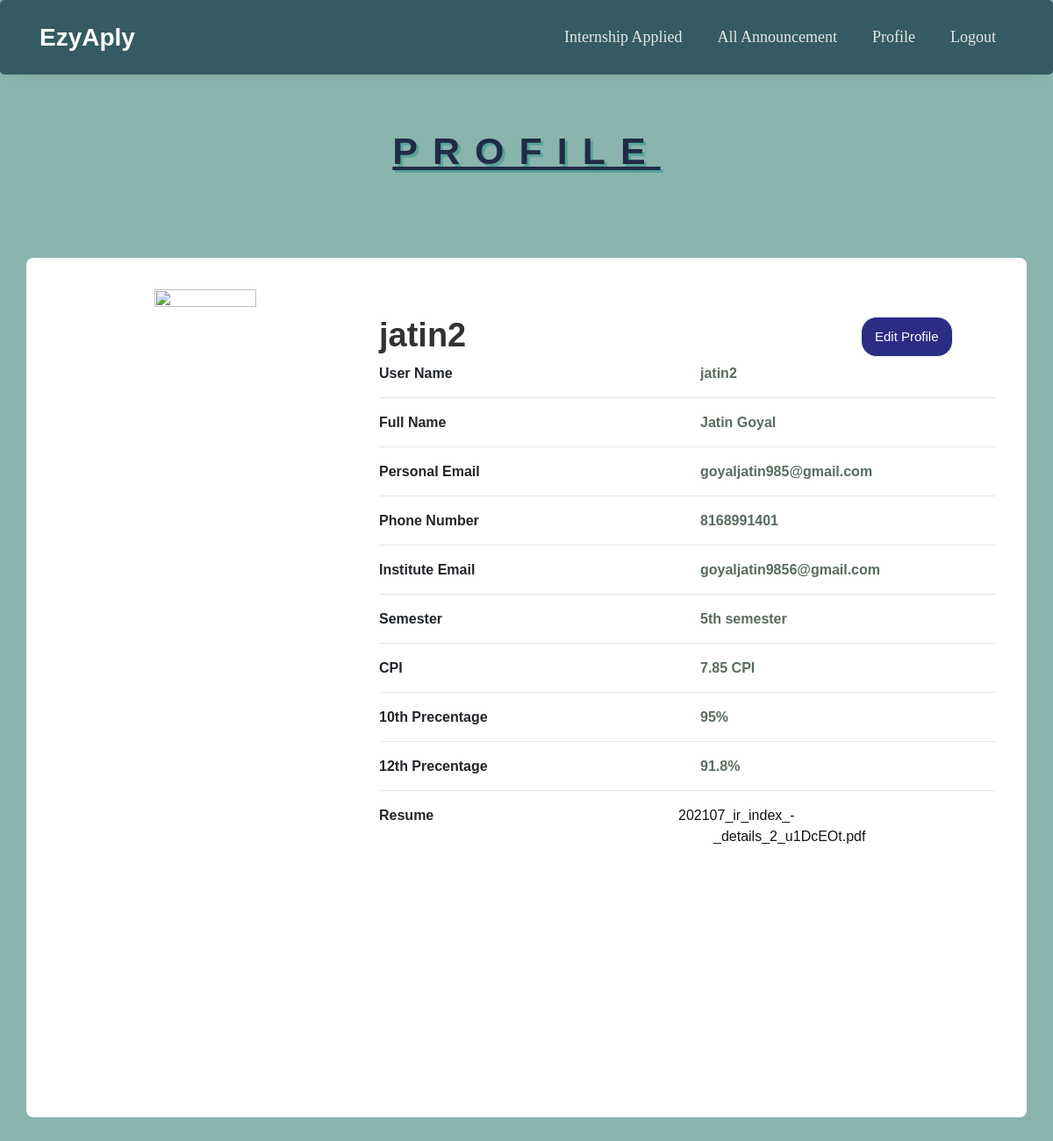
The page /profile (signed in) on the database its author committed.
### ezyaplyapp/models.py (models this page shows)
class Profile(models.Model):
    p_id=models.AutoField(primary_key=True)
    user = models.ForeignKey(User,on_delete=models.CASCADE)
    user_name=models.CharField(max_length=500,null=True)
    user_email=models.EmailField(null=True, blank=True)
    phone_number=models.CharField(max_length=200,null=True)
    sem=models.CharField(max_length=200,null=True)
    cpi=models.CharField(max_length=200,null=True)
    precentage_10=models.CharField(max_length=200,null=True)
    precentage_12=models.CharField(max_length=200,null=True)
    resume=models.FileField(null=True)

### ezyaplyapp/views.py (the view)
# urls.py: path('profile',views.profile,name='profile'),
@login_required(login_url='login')
def profile(request):
    try:
        profile = Profile.objects.filter(user=request.user.id)
        print("profile", profile[0].user)
        print("hello")
        return render(request, 'profile.html', {
            'profile': profile[0],
            'user_id': request.user.id,
                'email': request.user.email,
        })
    except:
        print("hii")
        return render(request, 'add_profile.html', {'user_id': request.user.id})

### ezyaplyapp/template/profile.html (shortened to what this page needs)
<!doctype html>
{% load static %}
<html lang="en">
  <head>
	<link rel="stylesheet" href="https://stackpath.bootstrapcdn.com/font-awesome/4.7.0/css/font-awesome.min.css">
	<link rel="stylesheet" href="{% static 'navigation/css/style.css' %}">
    <link rel="stylesheet" href="https://maxcdn.bootstrapcdn.com/bootstrap/4.0.0/css/bootstrap.min.css">
    <link href="//maxcdn.bootstrapcdn.com/bootstrap/4.1.1/css/bootstrap.min.css" rel="stylesheet" id="bootstrap-css">
  </head>
  <body>
    <nav class="navbar navbar-expand-lg ftco_navbar ftco-navbar-light1" id="ftco-navbar">
        <div class="container">
            <a class="navbar-brand" href="{% url 'home' %}">EzyAply</a>
          <div class="collapse navbar-collapse" id="ftco-nav">
            <ul class="navbar-nav ml-auto">
                        <li class="nav-item"><a href="{% url 'internship_applied' user_id  %}" class="nav-link">Internship Applied</a></li>
                <li class="nav-item"><a href="all_announcements_student" class="nav-link">All Announcement</a></li>
                <li class="nav-item"><a href="profile" class="nav-link active1">Profile</a></li>
                <li class="nav-item"><a href="{% url 'logout' %}" class="nav-link">Logout</a></li>
            </ul>
          </div>
        </div>
      </nav>
      <div id="usernamediv" style="text-align:center;margin-top: 62px;">
        <h1 id="username"><span >Profile</span></h1>
    </div>
    <div class="container emp-profile">
        <form method="post">
            <div class="row">
                <div class="col-md-4">
                    <div class="profile-img">
                        <img src="https://i.stack.imgur.com/34AD2.jpg" alt=""/>
                    </div>
                </div>
                <div class="col-md-6">
                    <div class="profile-head">
                                <h5>
                                    {{profile.user}}
                                </h5>
                    </div>
                </div>
                <div class="col-md-2">
                    <a href="{% url 'edit_profile' profile.p_id %}"><button class="btn btn-primary" type="button"  style="    padding: 11px 15px;
                        font-size: 15px;
                        border-color: aliceblue;
                        border-radius: 18px;
                        background-color: #2b2d84;
                        margin-top: 31px;">Edit Profile</button></a>
                </div>
            </div>
            <div class="row">
                <div class="col-md-4">
                    <div class="profile-work">
                    </div>
                </div>
                <div class="col-md-8">
                    <div class="tab-content profile-tab" id="myTabContent">
                        <div class="tab-pane fade show active" id="home" role="tabpanel" aria-labelledby="home-tab">
                                    <div class="row">
                                        <div class="col-md-6">
                                            <label>User Name</label>
                                        </div>
                                        <div class="col-md-6">
                                            <p>{{profile.user}}</p>
                                        </div>
                                    </div>
                                    <hr style="margin-top:-1px;">
                                    <div class="row">
                                        <div class="col-md-6">
                                            <label>Full Name</label>
                                        </div>
                                        <div class="col-md-6">
                                            <p>{{profile.user_name}}</p>
                                        </div>
                                    </div>
                                    <hr style="margin-top:-1px;">
                                    <div class="row">
                                        <div class="col-md-6">
                                            <label>Personal Email</label>
                                        </div>
                                        <div class="col-md-6">
                                            <p>{{profile.user_email}}</p>
                                        </div>
                                    </div>
                                    <hr style="margin-top:-1px;">
                                    <div class="row">
                                        <div class="col-md-6">
                                            <label>Phone Number</label>
                                        </div>
                                        <div class="col-md-6">
                                            <p>{{profile.phone_number}}</p>
                                        </div>
                                    </div>
                                    <hr style="margin-top:-1px;">
                                    <div class="row">
                                        <div class="col-md-6">
                                            <label>Institute Email</label>
                                        </div>
                                        <div class="col-md-6">
                                            <p>{{email}}</p>
                                        </div>
                                    </div>
                                    <hr style="margin-top:-1px;">
                                    <div class="row">
                                        <div class="col-md-6">
                                            <label>Semester</label>
                                        </div>
                                        <div class="col-md-6">
                                            <p>{{profile.sem}} semester</p>
                                        </div>
                                    </div>
                                    <hr style="margin-top:-1px;">
                                    <div class="row">
                                        <div class="col-md-6">
                                            <label>CPI</label>
                                        </div>
                                        <div class="col-md-6">
                                            <p>{{profile.cpi}} CPI</p>
                                        </div>
                                    </div>
                                    <hr style="margin-top:-1px;">
                                    <div class="row">
                                        <div class="col-md-6">
                                            <label>10th Precentage</label>
                                        </div>
                                        <div class="col-md-6">
                                            <p>{{profile.precentage_10}}%</p>
                                        </div>
                                    </div>
                                    <hr style="margin-top:-1px;">
                                    <div class="row">
                                        <div class="col-md-6">
                                            <label>12th Precentage</label>
                                        </div>
                                        <div class="col-md-6">
                                            <p>{{profile.precentage_12}}%</p>
                                        </div>
                                    </div>
                                    <hr style="margin-top:-1px;">
                                    <div class="row">
                                        <div class="col-md-6">
                                            <label>Resume</label>
                                        </div>
                                        <div class="col-md-6">
                                            <div class="col-md-6">
                                    <a href="{{ profile.imageURL }}" download="newfilename" style="color: #131310;
                                    margin-left: -29%;">{{ profile.resume }}</a>
                                    </div>
                                    </div>
                        </div>
                    </div>
                </div>
            </div>
        </form>
    </div>
  </body>
</html>

### ezyaplyapp/template/profile.html (style rules this page uses)
body { background: #eee }
body { background: #8ab4ae; }
* { font-family: 'Montserrat', sans-serif; }
.ftco-navbar-light1 { background: #345B63; z-index: 3; padding: 10px 10px; font-size: 19px; border-radius: 5px; -webkit-box-shadow: 0px 5px 20px -17px rgb(0 0 0 / 34%); -moz-box-shadow: 0px 5px 20px -17px rgba(0, 0, 0, 0.34); box-shadow: 0px 5px 20px -17px rgb(0 0 0 / 34%); width: inherit; }
a { color: #ffffff; text-decoration: none; background-color: transparent; -webkit-text-decoration-skip: objects; }
.navbar-brand { display: inline-block; padding-top: .3125rem; padding-bottom: .3125rem; margin-right: 1rem; font-size: 1.75rem; line-height: inherit; white-space: nowrap; font-weight: 700; }
#username { text-shadow: 3px 3px #55a499; font-family: Arial, sans-serif; font-size: 43px; text-transform: uppercase; color: #202c47; letter-spacing: 17px; word-spacing: 10px; margin-bottom: 95px; text-decoration: underline; font-weight: 700; }
.ftco-navbar-light1 .navbar-nav > .nav-item > .nav-link { font-size: 18px; padding-top: 1.2rem; padding-bottom: 1.2rem; padding-left: 20px; padding-right: 20px; font-weight: 400; color: #e6e6e6; position: relative; opacity: 1 !important; font-family: Poppins-Regular; }
h5 { font-weight: bold; font-size: 28px; }
.emp-profile { padding: 3%; margin-top: 3%; margin-bottom: 3%; border-radius: 0.5rem; background: #fff; }
.profile-img { text-align: center; }
.profile-img img { width: 70%; height: 100%; }
.profile-head h5 { color: #333; }
.profile-work { padding: 14%; margin-top: -15%; }
.profile-tab label { font-weight: 600; }
.profile-tab p { font-weight: 600; color: #0062cc; }
.profile-head h5 { color: #333; margin-top: 30px; font-size: 38px; }
.profile-tab p { font-weight: 600; color: #586c5f; }
.active1 { color: #fec771; }
.profile-img img { width: 59%; height: 72%; }

### rows shown on the page
Profile: user "jatin2", user_name "Jatin Goyal", user_email "goyaljatin985@gmail.com", phone_number "8168991401", sem "5th", cpi "7.85", precentage_10 "95", precentage_12 "91.8", resume "202107_ir_index_-_details_2_u1DcEOt.pdf"

### other values the page prints
{{ email }} "goyaljatin9856@gmail.com"
